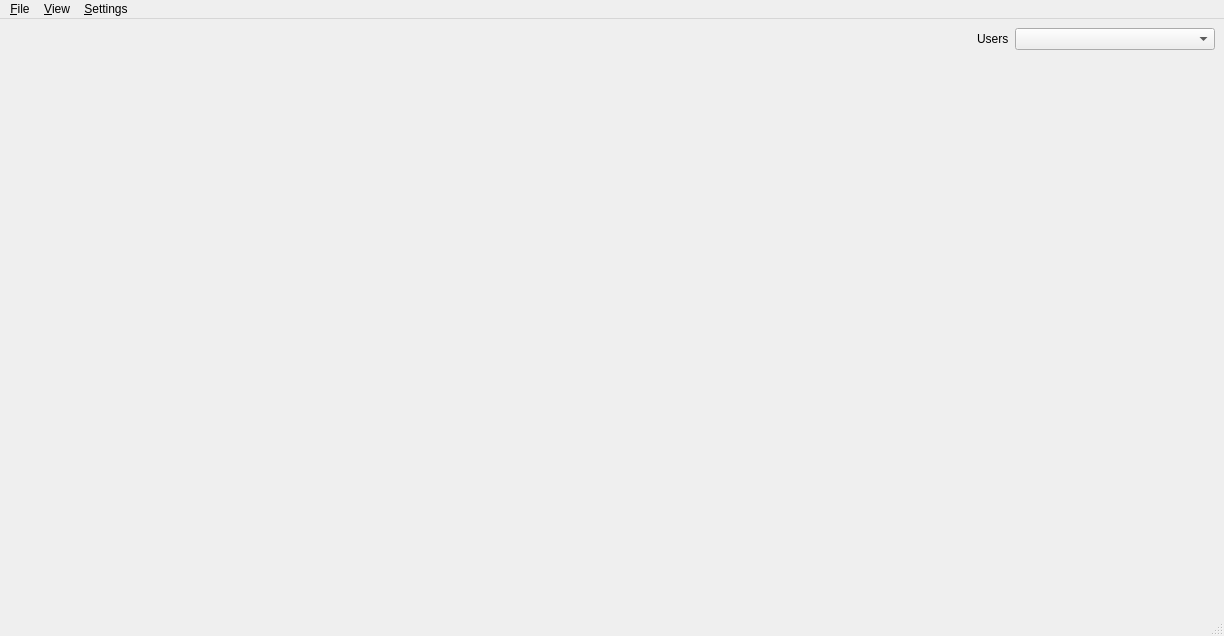
<?xml version="1.0" encoding="UTF-8"?>
<ui version="4.0">
 <class>MainWindow</class>
 <widget class="QMainWindow" name="MainWindow">
  <property name="geometry">
   <rect>
    <x>0</x>
    <y>0</y>
    <width>1224</width>
    <height>636</height>
   </rect>
  </property>
  <property name="windowTitle">
   <string>MainWindow</string>
  </property>
  <widget class="QWidget" name="centralwidget">
   <layout class="QVBoxLayout" name="verticalLayout" stretch="1,10">
    <item>
     <layout class="QHBoxLayout" name="horizontalLayout">
      <item>
       <spacer name="horizontalSpacer">
        <property name="orientation">
         <enum>Qt::Horizontal</enum>
        </property>
        <property name="sizeHint" stdset="0">
         <size>
          <width>40</width>
          <height>20</height>
         </size>
        </property>
       </spacer>
      </item>
      <item>
       <widget class="QLabel" name="label">
        <property name="text">
         <string>Users</string>
        </property>
       </widget>
      </item>
      <item>
       <widget class="QComboBox" name="cmbUsers">
        <property name="minimumSize">
         <size>
          <width>200</width>
          <height>0</height>
         </size>
        </property>
       </widget>
      </item>
     </layout>
    </item>
    <item>
     <widget class="FormWallet" name="wdt_Wallet" native="true"/>
    </item>
   </layout>
  </widget>
  <widget class="QMenuBar" name="menubar">
   <property name="geometry">
    <rect>
     <x>0</x>
     <y>0</y>
     <width>1224</width>
     <height>22</height>
    </rect>
   </property>
   <widget class="QMenu" name="menu_File">
    <property name="title">
     <string>&amp;File</string>
    </property>
    <addaction name="separator"/>
    <addaction name="action_Exit"/>
   </widget>
   <widget class="QMenu" name="menuView">
    <property name="title">
     <string>&amp;View</string>
    </property>
    <addaction name="actionWallet"/>
   </widget>
   <widget class="QMenu" name="menuSettings">
    <property name="title">
     <string>&amp;Settings</string>
    </property>
   </widget>
   <addaction name="menu_File"/>
   <addaction name="menuView"/>
   <addaction name="menuSettings"/>
  </widget>
  <widget class="QStatusBar" name="statusbar"/>
  <action name="action_Exit">
   <property name="text">
    <string>&amp;Exit</string>
   </property>
   <property name="shortcut">
    <string>Ctrl+W</string>
   </property>
  </action>
  <action name="actionWallet">
   <property name="text">
    <string>Wallet</string>
   </property>
  </action>
  <action name="actionMatureInvestment">
   <property name="text">
    <string>Investment</string>
   </property>
  </action>
  <action name="action_Theme">
   <property name="text">
    <string>&amp;Themes</string>
   </property>
  </action>
 </widget>
 <customwidgets>
  <customwidget>
   <class>FormWallet</class>
   <extends>QWidget</extends>
   <header>UI/Formwallet.h</header>
   <container>1</container>
  </customwidget>
 </customwidgets>
 <resources/>
 <connections/>
</ui>
